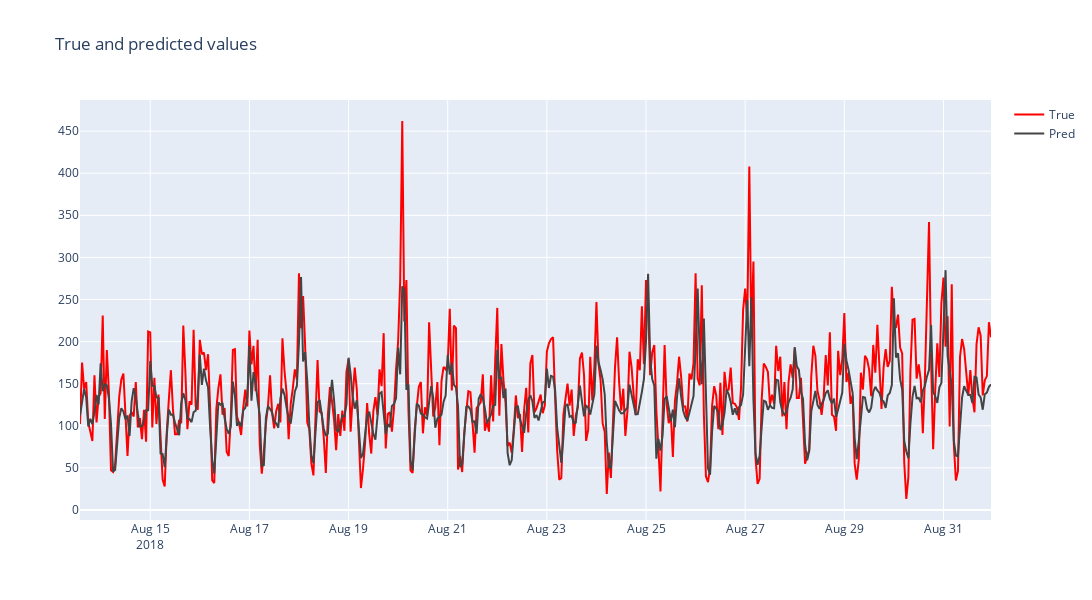

Notebook cell for this chart:
### Code cell
fig = go.Figure([
    go.Scatter(
        name='True',
        x=test.index,
        y=test['num_orders'],
        mode='lines',
        marker=dict(color='red', size=2),
        showlegend=True
    ),
    go.Scatter(
        name='Pred',
        x=test.index,
        y=pred,
        mode='lines',
        marker=dict(color="#444", size=2),
        showlegend=True
    )
])

fig.update_layout(height=600, width=1_600, title_text="True and predicted values")

fig.show()

### Figure 1 — Plotly figure (JSON) as saved in the notebook; plotly's stock layout.template omitted (floating-point values rounded to 4 significant figures; data arrays with more than 128 entries replaced by an {"elided": "..."} marker saying what was removed)
{"data": [{"marker": {"color": "red", "size": 2}, "mode": "lines", "name": "True", "showlegend": true, "type": "scatter", "x": {"elided": "442 str values"}, "y": {"elided": "442 int values"}}, {"marker": {"color": "#444", "size": 2}, "mode": "lines", "name": "Pred", "showlegend": true, "type": "scatter", "x": {"elided": "442 str values"}, "y": {"elided": "442 float values"}}], "layout": {"height": 600, "title": {"text": "True and predicted values"}, "width": 1600}}
